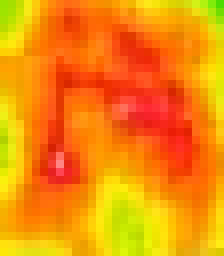
#> input picture ROI2M.png, 28 x 32 px (shown 8 times larger)
$ python resize.py
#> lines starting #> are read from the running program, lines starting #| are printed output that depends on the picture
import cv2

img = cv2.imread('ROI2M.png', cv2.IMREAD_UNCHANGED)
#> img is the input picture: shape (32, 28, 3); mean B, G, R 9.1, 141, 244.4

print('Original Dimensions : ',img.shape)
#| Original Dimensions :  (32, 28, 3)

scale_percent = 60 # percent of original size
width = 600
height = 600
dim = (width, height)

# resize image
resized = cv2.resize(img, dim, interpolation = cv2.INTER_AREA)
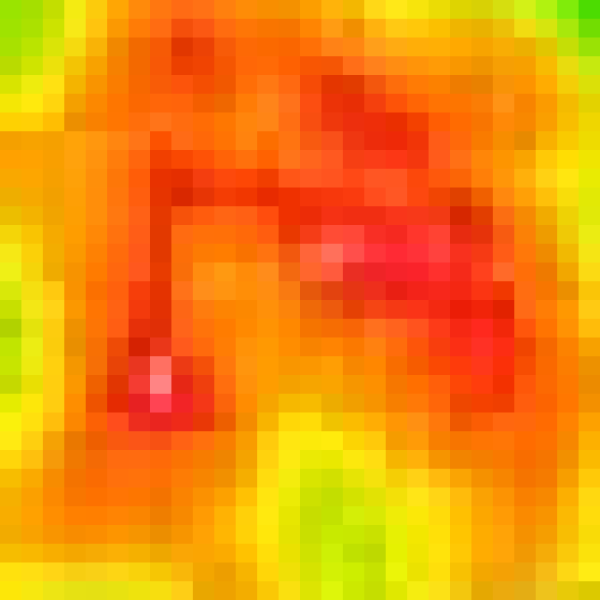
#> resized: shape (600, 600, 3); mean B, G, R 9.2, 141, 244.4

print('Resized Dimensions : ',resized.shape)
#| Resized Dimensions :  (600, 600, 3)

cv2.imshow("Resized image", resized)
cv2.imwrite("resized_imgMttr.png",resized)
cv2.waitKey(0)
cv2.destroyAllWindows()

$ run again, with 2.jpeg saved as ROI2M.png
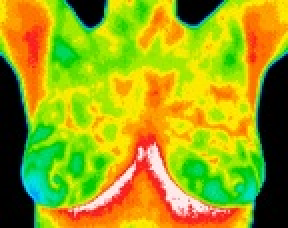
#> input picture 2.jpeg, 144 x 114 px (shown 2 times larger)
#> img is the input picture: shape (114, 144, 3); mean B, G, R 19.6, 163.7, 156.1
#| Original Dimensions :  (114, 144, 3)
#> `resized = cv2.resize(img, dim, interpolation = cv2.INTER_AREA)`:
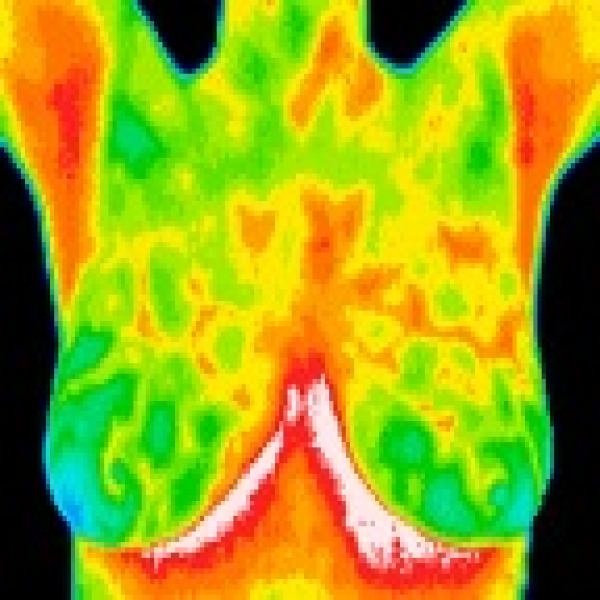
#> resized: shape (600, 600, 3); mean B, G, R 19.6, 163.7, 156.1
#| Resized Dimensions :  (600, 600, 3)

$ run again, with 3.jpg saved as ROI2M.png
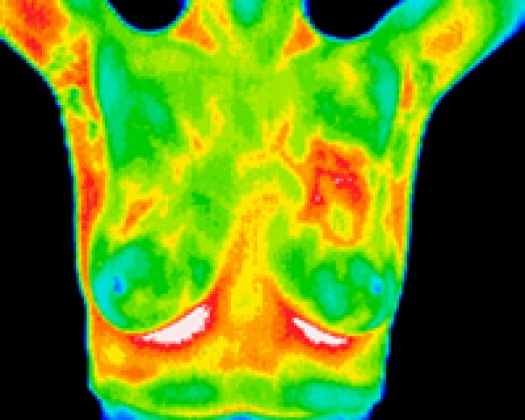
#> input picture 3.jpg, 525 x 420 px
#> img is the input picture: shape (420, 525, 3); mean B, G, R 16.8, 135.4, 96.1
#| Original Dimensions :  (420, 525, 3)
#> `resized = cv2.resize(img, dim, interpolation = cv2.INTER_AREA)`:
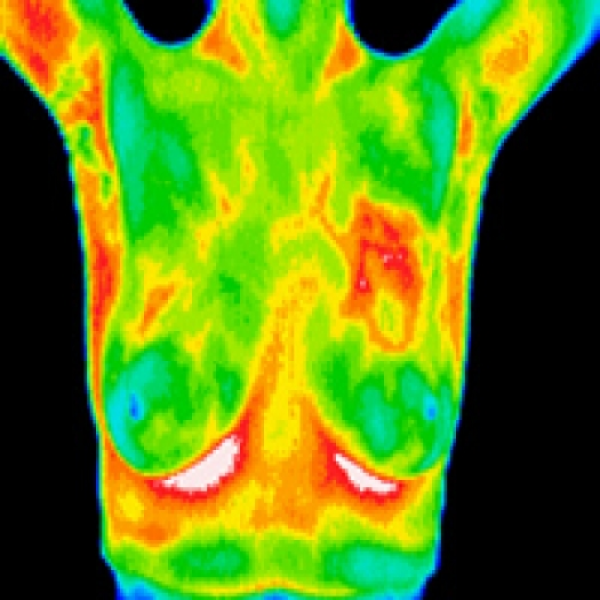
#> resized: shape (600, 600, 3); mean B, G, R 16.8, 135.4, 96.1
#| Resized Dimensions :  (600, 600, 3)
